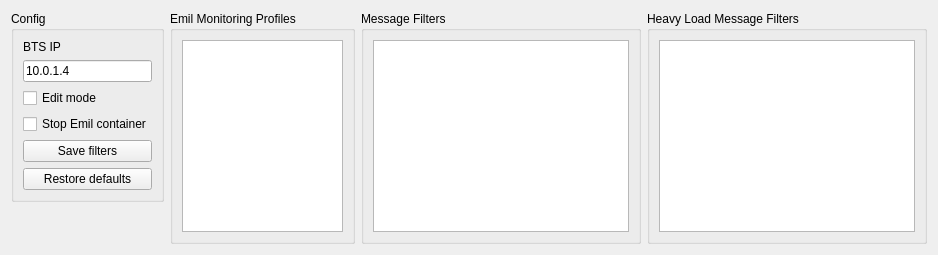
            <widget class="QWidget" name="tab_emil_select_2">
             <attribute name="title">
              <string>VM2</string>
             </attribute>
             <layout class="QHBoxLayout" name="horizontalLayout_6">
              <item alignment="Qt::AlignLeft|Qt::AlignTop">
               <widget class="QGroupBox" name="groupBox_16">
                <property name="title">
                 <string>Config</string>
                </property>
                <layout class="QVBoxLayout" name="verticalLayout_2">
                 <item>
                  <widget class="QLabel" name="l_emil_bts_ip">
                   <property name="text">
                    <string>BTS IP</string>
                   </property>
                  </widget>
                 </item>
                 <item>
                  <widget class="QLineEdit" name="le_emil_bts_ip_2">
                   <property name="text">
                    <string>10.0.1.4</string>
                   </property>
                  </widget>
                 </item>
                 <item>
                  <widget class="QCheckBox" name="cb_emil_edit_mode_2">
                   <property name="text">
                    <string>Edit mode</string>
                   </property>
                  </widget>
                 </item>
                 <item>
                  <widget class="QCheckBox" name="cb_emil_stop_container_2">
                   <property name="toolTip">
                    <string>&lt;html&gt;&lt;head/&gt;&lt;body&gt;&lt;p&gt;Emil is started in docker container. Starting takes around 60s. You can choose not to stop docker to speed up 2nd and every next starting procedure.&lt;/p&gt;&lt;/body&gt;&lt;/html&gt;</string>
                   </property>
                   <property name="text">
                    <string>Stop Emil container</string>
                   </property>
                   <property name="checked">
                    <bool>false</bool>
                   </property>
                  </widget>
                 </item>
                 <item>
                  <widget class="QPushButton" name="pb_emil_save_filters_2">
                   <property name="text">
                    <string>Save filters</string>
                   </property>
                  </widget>
                 </item>
                 <item>
                  <widget class="QPushButton" name="pb_emil_restore_defaults_2">
                   <property name="text">
                    <string>Restore defaults</string>
                   </property>
                  </widget>
                 </item>
                </layout>
               </widget>
              </item>
              <item>
               <widget class="QGroupBox" name="groupBox_3">
                <property name="sizePolicy">
                 <sizepolicy hsizetype="Maximum" vsizetype="Preferred">
                  <horstretch>0</horstretch>
                  <verstretch>0</verstretch>
                 </sizepolicy>
                </property>
                <property name="maximumSize">
                 <size>
                  <width>185</width>
                  <height>16777215</height>
                 </size>
                </property>
                <property name="title">
                 <string>Emil Monitoring Profiles</string>
                </property>
                <layout class="QGridLayout" name="gridLayout_15">
                 <item row="0" column="0" colspan="2">
                  <widget class="QListWidget" name="lw_emil_monitoring_profiles_2">
                   <property name="selectionMode">
                    <enum>QAbstractItemView::ExtendedSelection</enum>
                   </property>
                  </widget>
                 </item>
                </layout>
               </widget>
              </item>
              <item>
               <widget class="QGroupBox" name="groupBox_18">
                <property name="title">
                 <string>Message Filters</string>
                </property>
                <layout class="QGridLayout" name="gridLayout_31">
                 <item row="1" column="0">
                  <widget class="QPlainTextEdit" name="pte_emil_msg_filters_2">
                   <property name="enabled">
                    <bool>true</bool>
                   </property>
                   <property name="font">
                    <font>
                     <family>DejaVu Sans Mono</family>
                    </font>
                   </property>
                   <property name="lineWrapMode">
                    <enum>QPlainTextEdit::NoWrap</enum>
                   </property>
                   <property name="readOnly">
                    <bool>true</bool>
                   </property>
                  </widget>
                 </item>
                </layout>
               </widget>
              </item>
              <item>
               <widget class="QGroupBox" name="groupBox_17">
                <property name="sizePolicy">
                 <sizepolicy hsizetype="Preferred" vsizetype="Preferred">
                  <horstretch>0</horstretch>
                  <verstretch>0</verstretch>
                 </sizepolicy>
                </property>
                <property name="maximumSize">
                 <size>
                  <width>16777215</width>
                  <height>16777215</height>
                 </size>
                </property>
                <property name="title">
                 <string>Heavy Load Message Filters</string>
                </property>
                <layout class="QGridLayout" name="gridLayout_30">
                 <item row="0" column="0">
                  <widget class="QPlainTextEdit" name="pte_emil_heavy_load_msg_filters_2"/>
                 </item>
                </layout>
               </widget>
              </item>
             </layout>
            </widget>
